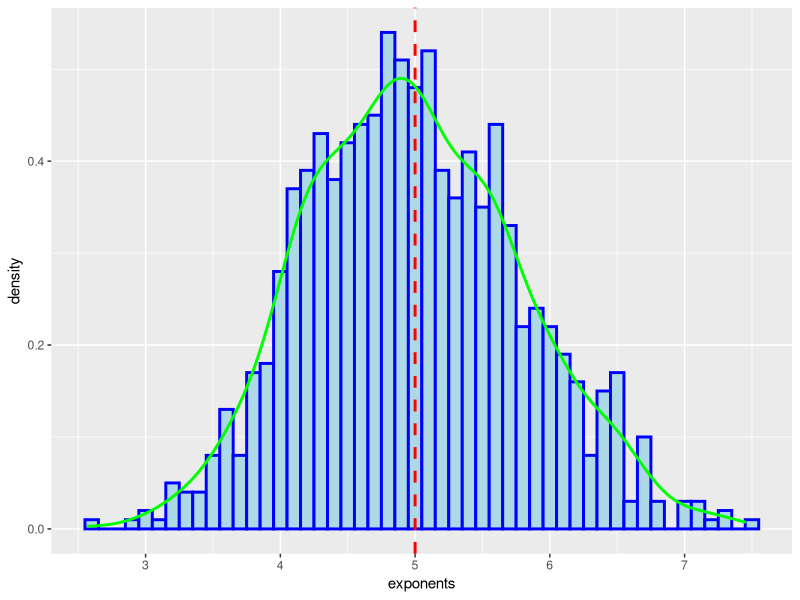

Recreate this plot in R.
## ---- chunk 1
    library(knitr)
    library(ggplot2)
    opts_chunk$set(echo=TRUE, warning=FALSE, message=FALSE)
## ---- chunk 2
set.seed(3)
exp_dist <- rep(NA, 1000)

for (i in 1:1000) {
  exp_dist [i] <- mean(rexp(40,0.2))
}

## ---- chunk 3
sample_mean <- mean(exp_dist)
sample_variance <- var(exp_dist)
## ---- chunk 4
theoretical_mean <- 1/0.2
theoretical_var <- (1/0.2)^2/40
## ---- chunk 5
library(ggplot2)
exp_dist <- data.frame(exp_dist)
names(exp_dist) [1] <- "exponents"
g <- ggplot(exp_dist, aes(exponents))
g <- g + geom_histogram(aes(y = ..density..), fill = "lightblue", binwidth=1/10, color = "blue", lwd = 1)
g <- g + geom_density(lwd = 1, lty = 1, color = "green")
g + geom_vline(xintercept = 5, lwd = 1, lty =2, color = "red")
